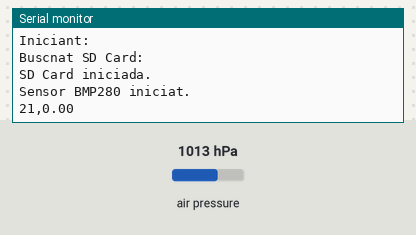
A sketch run on a simulated Arduino Uno, built with avr-gcc and run on an emulated ATmega328P. Parts: the last lines printed to the serial monitor. The test bench sets the inputs (shaded band); at power-on: air pressure 1013 hPa. Storage starts empty.

Above: at 1.2 s.
1.3 s: air pressure set to 952 hPa
At 5.4 s:
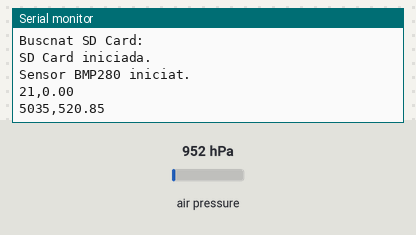
5.5 s: air pressure set to 975 hPa
At 11.4 s:
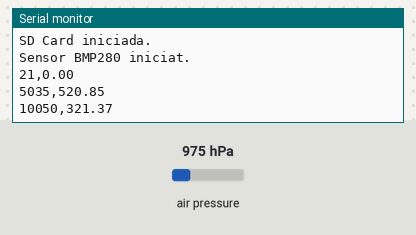
Timing chart, 0 to 12.9 s (numbered marks = the images above; inputs shaded):
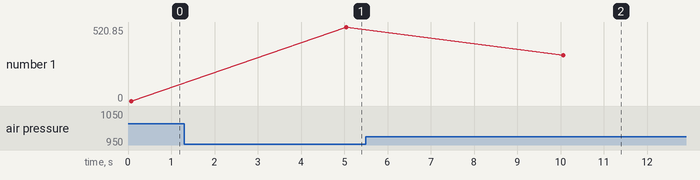

Measured:
- after the input at 1.3 s, the serial monitor: prints a new line after 3.7 s (image 1)
- after the input at 5.5 s, the serial monitor: prints a new line after 4.6 s (image 2)
- plotted number 1: 0 → 520.85 after the input at 1.3 s, 520.85 → 321.37 after the input at 5.5 s

The sketch:

FlightComputer.ino
```cpp
#include <SD.h>
#include <Wire.h>
#include <Adafruit_Sensor.h>
#include <Adafruit_BMP280.h>

Adafruit_BMP280 bmp;

const int CS_PIN = 10;

float PRES;
float P0;

void setup() {
  Serial.begin(9600);
  Serial.println("Iniciant:");
  pinMode(CS_PIN, OUTPUT);
  Serial.println("Buscnat SD Card:");
  if(!SD.begin()){
    Serial.println("SD Card no identificada!");
    while(1);
  }
  Serial.println("SD Card iniciada.");
  if(!bmp.begin()){
    Serial.println("Sensor BMP280 no identificat!");
    while(1);
  }
  Serial.println("Sensor BMP280 iniciat.");
  P0 = bmp.readPressure()/100;
}

void loop() {
  long timeStamp = millis();

  File dataFile = SD.open("log.csv", FILE_WRITE);
  if (dataFile){
    dataFile.print(timeStamp);
    dataFile.print(",");
    dataFile.println(bmp.readAltitude(P0));
    dataFile.close();

    Serial.print(timeStamp);
    Serial.print(",");
    Serial.println(bmp.readAltitude(P0));
  }
  else{
    Serial.println("Incapacitat per obrir el log");
  }
  delay(5000);

}
```
